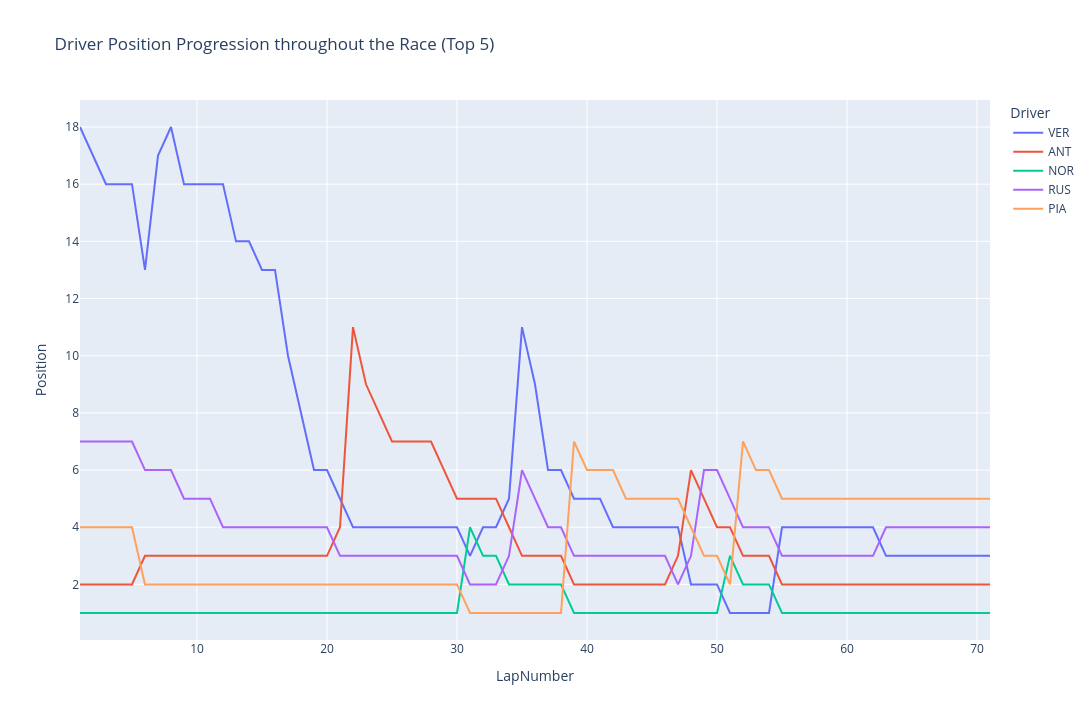

Source (notebook cell):
### Code cell
# Querying the data for Top 5 Drivers
top_5_drivers = race_laps[
    (race_laps["Position"] >= 1) &
    (race_laps["Position"] <= 5) &
    (race_laps["LapNumber"] == 70)
]["Driver"].unique()

# Plotting the Position Progression of Drivers in Top 5
plotter.plot_line_chart(
    data_frame=race_laps[
        race_laps["Driver"].isin(top_5_drivers)
    ],
    X="LapNumber",
    y="Position",
    label="Driver",
    title="Driver Position Progression throughout the Race (Top 5)"
)

### Figure 1 — Plotly figure (JSON) as saved in the notebook; plotly's stock layout.template omitted (floating-point values rounded to 4 significant figures)
{"data": [{"hovertemplate": "Driver=VER<br>LapNumber=%{x}<br>Position=%{y}<extra></extra>", "legendgroup": "VER", "line": {"color": "#636efa", "dash": "solid"}, "marker": {"symbol": "circle"}, "mode": "lines", "name": "VER", "orientation": "v", "showlegend": true, "type": "scatter", "x": [1.0, 2.0, 3.0, 4.0, 5.0, 6.0, 7.0, 8.0, 9.0, 10.0, 11.0, 12.0, 13.0, 14.0, 15.0, 16.0, 17.0, 18.0, 19.0, 20.0, 21.0, 22.0, 23.0, 24.0, 25.0, 26.0, 27.0, 28.0, 29.0, 30.0, 31.0, 32.0, 33.0, 34.0, 35.0, 36.0, 37.0, 38.0, 39.0, 40.0, 41.0, 42.0, 43.0, 44.0, 45.0, 46.0, 47.0, 48.0, 49.0, 50.0, 51.0, 52.0, 53.0, 54.0, 55.0, 56.0, 57.0, 58.0, 59.0, 60.0, 61.0, 62.0, 63.0, 64.0, 65.0, 66.0, 67.0, 68.0, 69.0, 70.0, 71.0], "xaxis": "x", "y": [18.0, 17.0, 16.0, 16.0, 16.0, 13.0, 17.0, 18.0, 16.0, 16.0, 16.0, 16.0, 14.0, 14.0, 13.0, 13.0, 10.0, 8.0, 6.0, 6.0, 5.0, 4.0, 4.0, 4.0, 4.0, 4.0, 4.0, 4.0, 4.0, 4.0, 3.0, 4.0, 4.0, 5.0, 11.0, 9.0, 6.0, 6.0, 5.0, 5.0, 5.0, 4.0, 4.0, 4.0, 4.0, 4.0, 4.0, 2.0, 2.0, 2.0, 1.0, 1.0, 1.0, 1.0, 4.0, 4.0, 4.0, 4.0, 4.0, 4.0, 4.0, 4.0, 3.0, 3.0, 3.0, 3.0, 3.0, 3.0, 3.0, 3.0, 3.0], "yaxis": "y"}, {"hovertemplate": "Driver=ANT<br>LapNumber=%{x}<br>Position=%{y}<extra></extra>", "legendgroup": "ANT", "line": {"color": "#EF553B", "dash": "solid"}, "marker": {"symbol": "circle"}, "mode": "lines", "name": "ANT", "orientation": "v", "showlegend": true, "type": "scatter", "x": [1.0, 2.0, 3.0, 4.0, 5.0, 6.0, 7.0, 8.0, 9.0, 10.0, 11.0, 12.0, 13.0, 14.0, 15.0, 16.0, 17.0, 18.0, 19.0, 20.0, 21.0, 22.0, 23.0, 24.0, 25.0, 26.0, 27.0, 28.0, 29.0, 30.0, 31.0, 32.0, 33.0, 34.0, 35.0, 36.0, 37.0, 38.0, 39.0, 40.0, 41.0, 42.0, 43.0, 44.0, 45.0, 46.0, 47.0, 48.0, 49.0, 50.0, 51.0, 52.0, 53.0, 54.0, 55.0, 56.0, 57.0, 58.0, 59.0, 60.0, 61.0, 62.0, 63.0, 64.0, 65.0, 66.0, 67.0, 68.0, 69.0, 70.0, 71.0], "xaxis": "x", "y": [2.0, 2.0, 2.0, 2.0, 2.0, 3.0, 3.0, 3.0, 3.0, 3.0, 3.0, 3.0, 3.0, 3.0, 3.0, 3.0, 3.0, 3.0, 3.0, 3.0, 4.0, 11.0, 9.0, 8.0, 7.0, 7.0, 7.0, 7.0, 6.0, 5.0, 5.0, 5.0, 5.0, 4.0, 3.0, 3.0, 3.0, 3.0, 2.0, 2.0, 2.0, 2.0, 2.0, 2.0, 2.0, 2.0, 3.0, 6.0, 5.0, 4.0, 4.0, 3.0, 3.0, 3.0, 2.0, 2.0, 2.0, 2.0, 2.0, 2.0, 2.0, 2.0, 2.0, 2.0, 2.0, 2.0, 2.0, 2.0, 2.0, 2.0, 2.0], "yaxis": "y"}, {"hovertemplate": "Driver=NOR<br>LapNumber=%{x}<br>Position=%{y}<extra></extra>", "legendgroup": "NOR", "line": {"color": "#00cc96", "dash": "solid"}, "marker": {"symbol": "circle"}, "mode": "lines", "name": "NOR", "orientation": "v", "showlegend": true, "type": "scatter", "x": [1.0, 2.0, 3.0, 4.0, 5.0, 6.0, 7.0, 8.0, 9.0, 10.0, 11.0, 12.0, 13.0, 14.0, 15.0, 16.0, 17.0, 18.0, 19.0, 20.0, 21.0, 22.0, 23.0, 24.0, 25.0, 26.0, 27.0, 28.0, 29.0, 30.0, 31.0, 32.0, 33.0, 34.0, 35.0, 36.0, 37.0, 38.0, 39.0, 40.0, 41.0, 42.0, 43.0, 44.0, 45.0, 46.0, 47.0, 48.0, 49.0, 50.0, 51.0, 52.0, 53.0, 54.0, 55.0, 56.0, 57.0, 58.0, 59.0, 60.0, 61.0, 62.0, 63.0, 64.0, 65.0, 66.0, 67.0, 68.0, 69.0, 70.0, 71.0], "xaxis": "x", "y": [1.0, 1.0, 1.0, 1.0, 1.0, 1.0, 1.0, 1.0, 1.0, 1.0, 1.0, 1.0, 1.0, 1.0, 1.0, 1.0, 1.0, 1.0, 1.0, 1.0, 1.0, 1.0, 1.0, 1.0, 1.0, 1.0, 1.0, 1.0, 1.0, 1.0, 4.0, 3.0, 3.0, 2.0, 2.0, 2.0, 2.0, 2.0, 1.0, 1.0, 1.0, 1.0, 1.0, 1.0, 1.0, 1.0, 1.0, 1.0, 1.0, 1.0, 3.0, 2.0, 2.0, 2.0, 1.0, 1.0, 1.0, 1.0, 1.0, 1.0, 1.0, 1.0, 1.0, 1.0, 1.0, 1.0, 1.0, 1.0, 1.0, 1.0, 1.0], "yaxis": "y"}, {"hovertemplate": "Driver=RUS<br>LapNumber=%{x}<br>Position=%{y}<extra></extra>", "legendgroup": "RUS", "line": {"color": "#ab63fa", "dash": "solid"}, "marker": {"symbol": "circle"}, "mode": "lines", "name": "RUS", "orientation": "v", "showlegend": true, "type": "scatter", "x": [1.0, 2.0, 3.0, 4.0, 5.0, 6.0, 7.0, 8.0, 9.0, 10.0, 11.0, 12.0, 13.0, 14.0, 15.0, 16.0, 17.0, 18.0, 19.0, 20.0, 21.0, 22.0, 23.0, 24.0, 25.0, 26.0, 27.0, 28.0, 29.0, 30.0, 31.0, 32.0, 33.0, 34.0, 35.0, 36.0, 37.0, 38.0, 39.0, 40.0, 41.0, 42.0, 43.0, 44.0, 45.0, 46.0, 47.0, 48.0, 49.0, 50.0, 51.0, 52.0, 53.0, 54.0, 55.0, 56.0, 57.0, 58.0, 59.0, 60.0, 61.0, 62.0, 63.0, 64.0, 65.0, 66.0, 67.0, 68.0, 69.0, 70.0, 71.0], "xaxis": "x", "y": [7.0, 7.0, 7.0, 7.0, 7.0, 6.0, 6.0, 6.0, 5.0, 5.0, 5.0, 4.0, 4.0, 4.0, 4.0, 4.0, 4.0, 4.0, 4.0, 4.0, 3.0, 3.0, 3.0, 3.0, 3.0, 3.0, 3.0, 3.0, 3.0, 3.0, 2.0, 2.0, 2.0, 3.0, 6.0, 5.0, 4.0, 4.0, 3.0, 3.0, 3.0, 3.0, 3.0, 3.0, 3.0, 3.0, 2.0, 3.0, 6.0, 6.0, 5.0, 4.0, 4.0, 4.0, 3.0, 3.0, 3.0, 3.0, 3.0, 3.0, 3.0, 3.0, 4.0, 4.0, 4.0, 4.0, 4.0, 4.0, 4.0, 4.0, 4.0], "yaxis": "y"}, {"hovertemplate": "Driver=PIA<br>LapNumber=%{x}<br>Position=%{y}<extra></extra>", "legendgroup": "PIA", "line": {"color": "#FFA15A", "dash": "solid"}, "marker": {"symbol": "circle"}, "mode": "lines", "name": "PIA", "orientation": "v", "showlegend": true, "type": "scatter", "x": [1.0, 2.0, 3.0, 4.0, 5.0, 6.0, 7.0, 8.0, 9.0, 10.0, 11.0, 12.0, 13.0, 14.0, 15.0, 16.0, 17.0, 18.0, 19.0, 20.0, 21.0, 22.0, 23.0, 24.0, 25.0, 26.0, 27.0, 28.0, 29.0, 30.0, 31.0, 32.0, 33.0, 34.0, 35.0, 36.0, 37.0, 38.0, 39.0, 40.0, 41.0, 42.0, 43.0, 44.0, 45.0, 46.0, 47.0, 48.0, 49.0, 50.0, 51.0, 52.0, 53.0, 54.0, 55.0, 56.0, 57.0, 58.0, 59.0, 60.0, 61.0, 62.0, 63.0, 64.0, 65.0, 66.0, 67.0, 68.0, 69.0, 70.0, 71.0], "xaxis": "x", "y": [4.0, 4.0, 4.0, 4.0, 4.0, 2.0, 2.0, 2.0, 2.0, 2.0, 2.0, 2.0, 2.0, 2.0, 2.0, 2.0, 2.0, 2.0, 2.0, 2.0, 2.0, 2.0, 2.0, 2.0, 2.0, 2.0, 2.0, 2.0, 2.0, 2.0, 1.0, 1.0, 1.0, 1.0, 1.0, 1.0, 1.0, 1.0, 7.0, 6.0, 6.0, 6.0, 5.0, 5.0, 5.0, 5.0, 5.0, 4.0, 3.0, 3.0, 2.0, 7.0, 6.0, 6.0, 5.0, 5.0, 5.0, 5.0, 5.0, 5.0, 5.0, 5.0, 5.0, 5.0, 5.0, 5.0, 5.0, 5.0, 5.0, 5.0, 5.0], "yaxis": "y"}], "layout": {"height": 720, "legend": {"title": {"text": "Driver"}, "tracegroupgap": 0}, "title": {"text": "Driver Position Progression throughout the Race (Top 5)"}, "width": 1540, "xaxis": {"anchor": "y", "domain": [0, 1], "title": {"text": "LapNumber"}}, "yaxis": {"anchor": "x", "domain": [0, 1], "title": {"text": "Position"}}}}
